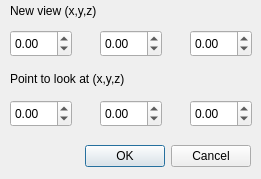
<?xml version="1.0" encoding="UTF-8"?>
<ui version="4.0">
 <class>DialogView</class>
 <widget class="QDialog" name="DialogView">
  <property name="geometry">
   <rect>
    <x>0</x>
    <y>0</y>
    <width>261</width>
    <height>179</height>
   </rect>
  </property>
  <property name="windowTitle">
   <string>Dialog</string>
  </property>
  <widget class="QDialogButtonBox" name="buttonBox">
   <property name="geometry">
    <rect>
     <x>20</x>
     <y>140</y>
     <width>231</width>
     <height>32</height>
    </rect>
   </property>
   <property name="orientation">
    <enum>Qt::Horizontal</enum>
   </property>
   <property name="standardButtons">
    <set>QDialogButtonBox::Cancel|QDialogButtonBox::Ok</set>
   </property>
  </widget>
  <widget class="QLabel" name="label">
   <property name="geometry">
    <rect>
     <x>10</x>
     <y>0</y>
     <width>111</width>
     <height>21</height>
    </rect>
   </property>
   <property name="text">
    <string>New view (x,y,z)</string>
   </property>
  </widget>
  <widget class="QDoubleSpinBox" name="doubleSpinBox">
   <property name="geometry">
    <rect>
     <x>10</x>
     <y>30</y>
     <width>62</width>
     <height>27</height>
    </rect>
   </property>
   <property name="minimum">
    <double>-99999.000000000000000</double>
   </property>
   <property name="maximum">
    <double>999999.000000000000000</double>
   </property>
  </widget>
  <widget class="QDoubleSpinBox" name="doubleSpinBox_2">
   <property name="geometry">
    <rect>
     <x>100</x>
     <y>30</y>
     <width>62</width>
     <height>27</height>
    </rect>
   </property>
   <property name="minimum">
    <double>-99999.000000000000000</double>
   </property>
   <property name="maximum">
    <double>99999.000000000000000</double>
   </property>
  </widget>
  <widget class="QDoubleSpinBox" name="doubleSpinBox_3">
   <property name="geometry">
    <rect>
     <x>190</x>
     <y>30</y>
     <width>62</width>
     <height>27</height>
    </rect>
   </property>
   <property name="minimum">
    <double>-99999.000000000000000</double>
   </property>
   <property name="maximum">
    <double>99999.000000000000000</double>
   </property>
  </widget>
  <widget class="QLabel" name="label_2">
   <property name="geometry">
    <rect>
     <x>10</x>
     <y>70</y>
     <width>141</width>
     <height>17</height>
    </rect>
   </property>
   <property name="text">
    <string>Point to look at (x,y,z)</string>
   </property>
  </widget>
  <widget class="QDoubleSpinBox" name="doubleSpinBox_4">
   <property name="geometry">
    <rect>
     <x>10</x>
     <y>100</y>
     <width>62</width>
     <height>27</height>
    </rect>
   </property>
   <property name="minimum">
    <double>-9999.000000000000000</double>
   </property>
   <property name="maximum">
    <double>9999.000000000000000</double>
   </property>
  </widget>
  <widget class="QDoubleSpinBox" name="doubleSpinBox_5">
   <property name="geometry">
    <rect>
     <x>100</x>
     <y>100</y>
     <width>62</width>
     <height>27</height>
    </rect>
   </property>
   <property name="minimum">
    <double>-9999.000000000000000</double>
   </property>
   <property name="maximum">
    <double>9999.000000000000000</double>
   </property>
  </widget>
  <widget class="QDoubleSpinBox" name="doubleSpinBox_6">
   <property name="geometry">
    <rect>
     <x>190</x>
     <y>100</y>
     <width>62</width>
     <height>27</height>
    </rect>
   </property>
   <property name="minimum">
    <double>-9999.000000000000000</double>
   </property>
   <property name="maximum">
    <double>9999.000000000000000</double>
   </property>
  </widget>
 </widget>
 <resources/>
 <connections>
  <connection>
   <sender>buttonBox</sender>
   <signal>accepted()</signal>
   <receiver>DialogView</receiver>
   <slot>accept()</slot>
   <hints>
    <hint type="sourcelabel">
     <x>248</x>
     <y>254</y>
    </hint>
    <hint type="destinationlabel">
     <x>157</x>
     <y>274</y>
    </hint>
   </hints>
  </connection>
  <connection>
   <sender>buttonBox</sender>
   <signal>rejected()</signal>
   <receiver>DialogView</receiver>
   <slot>reject()</slot>
   <hints>
    <hint type="sourcelabel">
     <x>316</x>
     <y>260</y>
    </hint>
    <hint type="destinationlabel">
     <x>286</x>
     <y>274</y>
    </hint>
   </hints>
  </connection>
 </connections>
</ui>
